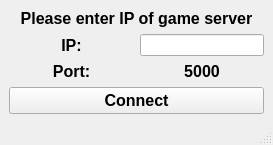
<?xml version="1.0" encoding="UTF-8"?>
<ui version="4.0">
 <class>ConnectionDialogWindow</class>
 <widget class="QMainWindow" name="ConnectionDialogWindow">
  <property name="geometry">
   <rect>
    <x>0</x>
    <y>0</y>
    <width>273</width>
    <height>145</height>
   </rect>
  </property>
  <property name="windowTitle">
   <string>MainWindow</string>
  </property>
  <widget class="QWidget" name="centralwidget">
   <layout class="QHBoxLayout" name="horizontalLayout">
    <item>
     <layout class="QVBoxLayout" name="verticalLayout">
      <item>
       <widget class="QLabel" name="label_Header">
        <property name="sizePolicy">
         <sizepolicy hsizetype="Minimum" vsizetype="Minimum">
          <horstretch>0</horstretch>
          <verstretch>0</verstretch>
         </sizepolicy>
        </property>
        <property name="font">
         <font>
          <pointsize>12</pointsize>
          <weight>75</weight>
          <bold>true</bold>
         </font>
        </property>
        <property name="layoutDirection">
         <enum>Qt::LeftToRight</enum>
        </property>
        <property name="text">
         <string>Please enter IP of game server</string>
        </property>
        <property name="alignment">
         <set>Qt::AlignCenter</set>
        </property>
       </widget>
      </item>
      <item>
       <layout class="QGridLayout" name="gridLayout">
        <item row="0" column="0">
         <widget class="QLabel" name="label_IP">
          <property name="sizePolicy">
           <sizepolicy hsizetype="Minimum" vsizetype="Minimum">
            <horstretch>0</horstretch>
            <verstretch>0</verstretch>
           </sizepolicy>
          </property>
          <property name="font">
           <font>
            <pointsize>12</pointsize>
            <weight>75</weight>
            <bold>true</bold>
           </font>
          </property>
          <property name="text">
           <string>IP:</string>
          </property>
          <property name="alignment">
           <set>Qt::AlignCenter</set>
          </property>
         </widget>
        </item>
        <item row="0" column="2">
         <widget class="QLineEdit" name="lineEdit_IP">
          <property name="sizePolicy">
           <sizepolicy hsizetype="Minimum" vsizetype="Minimum">
            <horstretch>0</horstretch>
            <verstretch>0</verstretch>
           </sizepolicy>
          </property>
          <property name="alignment">
           <set>Qt::AlignCenter</set>
          </property>
         </widget>
        </item>
        <item row="1" column="0">
         <widget class="QLabel" name="label_Port">
          <property name="sizePolicy">
           <sizepolicy hsizetype="Minimum" vsizetype="Minimum">
            <horstretch>0</horstretch>
            <verstretch>0</verstretch>
           </sizepolicy>
          </property>
          <property name="font">
           <font>
            <pointsize>12</pointsize>
            <weight>75</weight>
            <bold>true</bold>
           </font>
          </property>
          <property name="text">
           <string>Port:</string>
          </property>
          <property name="alignment">
           <set>Qt::AlignCenter</set>
          </property>
         </widget>
        </item>
        <item row="1" column="2">
         <widget class="QLabel" name="label_PortNumber">
          <property name="sizePolicy">
           <sizepolicy hsizetype="Minimum" vsizetype="Minimum">
            <horstretch>0</horstretch>
            <verstretch>0</verstretch>
           </sizepolicy>
          </property>
          <property name="font">
           <font>
            <pointsize>12</pointsize>
            <weight>75</weight>
            <bold>true</bold>
           </font>
          </property>
          <property name="text">
           <string>5000</string>
          </property>
          <property name="alignment">
           <set>Qt::AlignCenter</set>
          </property>
         </widget>
        </item>
       </layout>
      </item>
      <item>
       <widget class="QPushButton" name="pushButton_Connect">
        <property name="sizePolicy">
         <sizepolicy hsizetype="Minimum" vsizetype="Minimum">
          <horstretch>0</horstretch>
          <verstretch>0</verstretch>
         </sizepolicy>
        </property>
        <property name="font">
         <font>
          <pointsize>12</pointsize>
          <weight>75</weight>
          <bold>true</bold>
         </font>
        </property>
        <property name="text">
         <string>Connect</string>
        </property>
       </widget>
      </item>
     </layout>
    </item>
   </layout>
  </widget>
  <widget class="QStatusBar" name="statusBar"/>
 </widget>
 <resources/>
 <connections/>
</ui>
